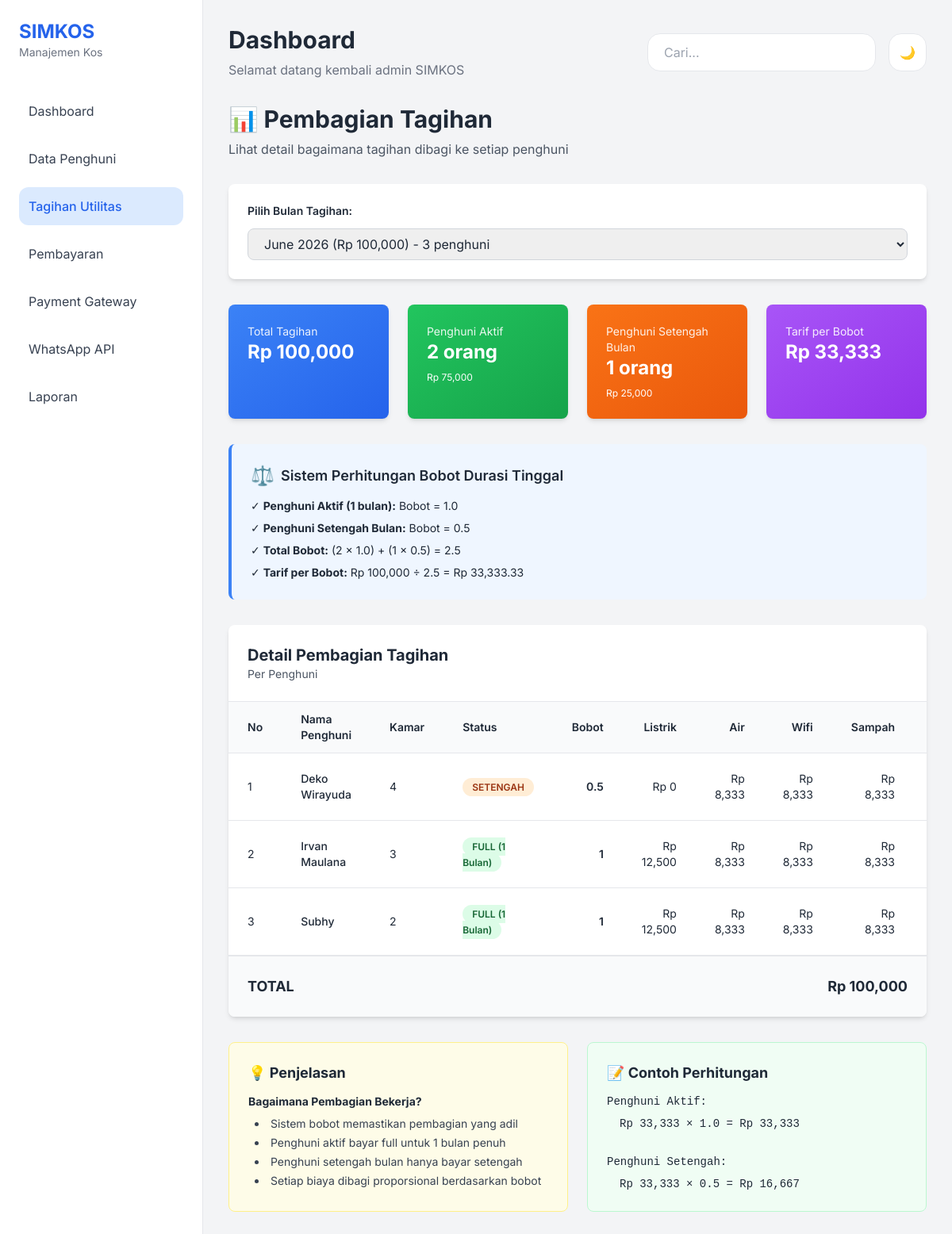
/tagihan/pembagian.php?tagihan_id=10, run on the app's committed database.
### tables this page shows
CREATE TABLE `tagihan_utilitas` (
  `id` int(11) NOT NULL,
  `bulan` varchar(20) NOT NULL,
  `tahun` year(4) NOT NULL,
  `biaya_listrik` decimal(12,2) DEFAULT 0.00,
  `biaya_air` decimal(12,2) DEFAULT 0.00,
  `biaya_wifi` decimal(12,2) DEFAULT 0.00,
  `biaya_sampah` decimal(12,2) DEFAULT 0.00,
  `total_penghuni` int(11) NOT NULL,
  `total_tagihan` decimal(12,2) NOT NULL,
  `total_bobot` decimal(10,2) NOT NULL,
  `tarif_per_bobot` decimal(12,2) NOT NULL,
  `tenggat_pembayaran` date NOT NULL,
  `created_at` timestamp NOT NULL DEFAULT current_timestamp()
);

CREATE TABLE `detail_tagihan` (
  `id` int(11) NOT NULL,
  `tagihan_id` int(11) NOT NULL,
  `penghuni_id` int(11) NOT NULL,
  `bobot` decimal(3,1) NOT NULL,
  `nominal_tagihan` decimal(12,2) NOT NULL,
  `status_bayar` enum('Belum Bayar','Lunas') DEFAULT 'Belum Bayar',
  `midtrans_order_id` varchar(100) DEFAULT NULL,
  `midtrans_va_number` varchar(50) DEFAULT NULL,
  `midtrans_va_bank` varchar(20) DEFAULT NULL,
  `midtrans_transaction_id` varchar(100) DEFAULT NULL,
  `midtrans_expiry` datetime DEFAULT NULL,
  `tagihan_listrik` decimal(12,2) DEFAULT 0.00,
  `tagihan_wifi` decimal(12,2) DEFAULT 0.00,
  `tagihan_air` decimal(12,2) DEFAULT 0.00,
  `tagihan_sampah` decimal(12,2) DEFAULT 0.00
);

CREATE TABLE `penghuni` (
  `no` int(11) NOT NULL,
  `no_kamar` int(11) NOT NULL,
  `nik` varchar(16) NOT NULL,
  `nama_lengkap` varchar(100) NOT NULL,
  `alamat` text NOT NULL,
  `no_hp` varchar(15) NOT NULL,
  `status_kamar` enum('Aktif','Tidak Aktif') DEFAULT 'Aktif',
  `status_pembayaran` enum('Lunas','Menunggak','Belum Lunas') DEFAULT 'Belum Lunas'
);

### tagihan/pembagian.php (the view, shortened to what this page needs)
<?php
include '../config/koneksi.php';
$qTagihan = mysqli_query($conn, "
    SELECT
        tu.id,
        tu.bulan,
        tu.tahun,
        tu.total_tagihan,
        tu.total_bobot,
        tu.created_at,
        COUNT(dt.id) as jumlah_penghuni
    FROM tagihan_utilitas tu
    LEFT JOIN detail_tagihan dt ON tu.id = dt.tagihan_id
    GROUP BY tu.id
    ORDER BY tu.tahun DESC, tu.bulan DESC
");
$daftar_tagihan = [];
if ($qTagihan) {
    while ($row = mysqli_fetch_assoc($qTagihan)) {
        $daftar_tagihan[] = $row;
    }
}
$selected_tagihan_id = isset($_GET['tagihan_id']) ? intval($_GET['tagihan_id']) : null;
$pembagian_data = null;
if ($selected_tagihan_id) {
    $qTagihanDetail = mysqli_query($conn, "
        SELECT
            dt.id,
            dt.penghuni_id,
            dt.bobot,
            dt.nominal_tagihan,
            dt.status_bayar,
            dt.tagihan_listrik,
            dt.tagihan_air,
            dt.tagihan_wifi,
            dt.tagihan_sampah,
            p.nama_lengkap,
            p.no_kamar,
            p.status_kamar,
            tu.bulan,
            tu.tahun,
            tu.total_tagihan,
            tu.total_bobot,
            tu.tarif_per_bobot,
            tu.biaya_listrik,
            tu.biaya_air,
            tu.biaya_wifi,
            tu.biaya_sampah
        FROM detail_tagihan dt
        JOIN penghuni p ON dt.penghuni_id = p.no
        JOIN tagihan_utilitas tu ON dt.tagihan_id = tu.id
        WHERE dt.tagihan_id = $selected_tagihan_id
        ORDER BY p.status_kamar DESC, p.nama_lengkap ASC
    ");
    if ($qTagihanDetail && mysqli_num_rows($qTagihanDetail) > 0) {
        $rows = [];
        while ($row = mysqli_fetch_assoc($qTagihanDetail)) {
            $rows[] = $row;
        }
        if (count($rows) > 0) {
            $pembagian_data = $rows;
        }
    }
}
?>
<!DOCTYPE html>
<html lang="id">
<head>
    <script src="https://cdn.tailwindcss.com"></script>
</head>
<body class="bg-gray-100 dark:bg-[#0f0f0f] text-gray-800 dark:text-white">
<?php include '../components/sidebar.php'; ?>
<div class="ml-64 p-8">
    <?php include '../components/topbar.php'; ?>
    <div class="max-w-7xl mx-auto">
        <div class="mb-8">
            <h1 class="text-3xl font-bold mb-2">📊 Pembagian Tagihan</h1>
            <p class="text-gray-600 dark:text-gray-400">Lihat detail bagaimana tagihan dibagi ke setiap penghuni</p>
        </div>
        <div class="bg-white dark:bg-gray-800 rounded-lg shadow-md p-6 mb-8">
            <label class="block text-sm font-semibold mb-3">Pilih Bulan Tagihan:</label>
            <?php if (count($daftar_tagihan) > 0): ?>
                <form method="GET" class="flex gap-4 items-end">
                    <select name="tagihan_id" class="flex-1 px-4 py-2 border border-gray-300 dark:border-gray-600 rounded-lg dark:bg-gray-700" onchange="this.form.submit()">
                        <?php foreach ($daftar_tagihan as $t): ?>
                            <option value="<?php echo $t['id']; ?>" <?php echo $selected_tagihan_id == $t['id'] ? 'selected' : ''; ?>>
                                <?php echo ucfirst($t['bulan']) . ' ' . $t['tahun']; ?>
                            </option>
                        <?php endforeach; ?>
                    </select>
                </form>
            <?php else: ?>
                <div class="bg-blue-50 dark:bg-blue-900 border border-blue-200 dark:border-blue-700 rounded-lg p-4">
                    <p class="text-blue-700 dark:text-blue-200">📋 Belum ada tagihan. <a href="buat_tagihan.php" class="font-bold underline">Buat tagihan baru</a></p>
                </div>
            <?php endif; ?>
        </div>
        <?php if ($pembagian_data): ?>
            <?php
                $first = $pembagian_data[0];
                $total_tagihan = floatval($first['total_tagihan']);
                $total_bobot = floatval($first['total_bobot']);
                $tarif_per_bobot = floatval($first['tarif_per_bobot']);
                $penghuni_aktif = 0;
                $penghuni_tidak_aktif = 0;
                $total_aktif = 0;
                $total_tidak_aktif = 0;
                foreach ($pembagian_data as $p) {
                    if ($p['status_kamar'] === 'Aktif') {
                        $penghuni_aktif++;
                        $total_aktif += floatval($p['nominal_tagihan']);
                    } else {
                        $penghuni_tidak_aktif++;
                        $total_tidak_aktif += floatval($p['nominal_tagihan']);
                    }
                }
            ?>
            <div class="grid grid-cols-1 md:grid-cols-4 gap-6 mb-8">
                <div class="bg-gradient-to-br from-blue-500 to-blue-600 rounded-lg shadow-md p-6 text-white">
                    <div class="text-sm opacity-90">Total Tagihan</div>
                    <div class="text-2xl font-bold">Rp <?php echo number_format($total_tagihan, 0); ?></div>
                </div>
                <div class="bg-gradient-to-br from-green-500 to-green-600 rounded-lg shadow-md p-6 text-white">
                    <div class="text-sm opacity-90">Penghuni Aktif</div>
                    <div class="text-2xl font-bold"><?php echo $penghuni_aktif; ?> orang</div>
                    <div class="text-xs mt-2">Rp <?php echo number_format($total_aktif, 0); ?></div>
                </div>
                <div class="bg-gradient-to-br from-orange-500 to-orange-600 rounded-lg shadow-md p-6 text-white">
                    <div class="text-sm opacity-90">Penghuni Setengah Bulan</div>
                    <div class="text-2xl font-bold"><?php echo $penghuni_tidak_aktif; ?> orang</div>
                    <div class="text-xs mt-2">Rp <?php echo number_format($total_tidak_aktif, 0); ?></div>
                </div>
                <div class="bg-gradient-to-br from-purple-500 to-purple-600 rounded-lg shadow-md p-6 text-white">
                    <div class="text-sm opacity-90">Tarif per Bobot</div>
                    <div class="text-2xl font-bold">Rp <?php echo number_format($tarif_per_bobot, 0); ?></div>
                </div>
            </div>
            <div class="bg-blue-50 dark:bg-blue-900 border-l-4 border-blue-500 rounded-lg p-6 mb-8">
                <h3 class="font-semibold text-lg mb-3 flex items-center">
                    <span class="text-2xl mr-2">⚖️</span> Sistem Perhitungan Bobot Durasi Tinggal
                </h3>
                <div class="space-y-2 text-sm">
                    <p>✓ <strong>Penghuni Aktif (1 bulan):</strong> Bobot = 1.0</p>
                    <p>✓ <strong>Penghuni Setengah Bulan:</strong> Bobot = 0.5</p>
                    <p>✓ <strong>Total Bobot:</strong> (<?php echo $penghuni_aktif; ?> × 1.0) + (<?php echo $penghuni_tidak_aktif; ?> × 0.5) = <?php echo $total_bobot; ?></p>
                    <p>✓ <strong>Tarif per Bobot:</strong> Rp <?php echo number_format($total_tagihan, 0); ?> ÷ <?php echo $total_bobot; ?> = Rp <?php echo number_format($tarif_per_bobot, 2); ?></p>
                </div>
            </div>
            <div class="bg-white dark:bg-gray-800 rounded-lg shadow-md overflow-hidden">
                <div class="p-6 border-b border-gray-200 dark:border-gray-700">
                    <h2 class="text-xl font-bold">Detail Pembagian Tagihan</h2>
                    <p class="text-sm text-gray-600 dark:text-gray-400">Per Penghuni</p>
                </div>
                <div class="overflow-x-auto">
                    <table class="w-full">
                        <thead>
                            <tr class="bg-gray-50 dark:bg-gray-700 border-b border-gray-200 dark:border-gray-600">
                                <th class="px-6 py-3 text-left text-sm font-semibold">No</th>
                                <th class="px-6 py-3 text-left text-sm font-semibold">Nama Penghuni</th>
                                <th class="px-6 py-3 text-left text-sm font-semibold">Kamar</th>
                                <th class="px-6 py-3 text-left text-sm font-semibold">Status</th>
                                <th class="px-6 py-3 text-right text-sm font-semibold">Bobot</th>
                                <th class="px-6 py-3 text-right text-sm font-semibold">Listrik</th>
                                <th class="px-6 py-3 text-right text-sm font-semibold">Air</th>
                                <th class="px-6 py-3 text-right text-sm font-semibold">Wifi</th>
                                <th class="px-6 py-3 text-right text-sm font-semibold">Sampah</th>
                                <th class="px-6 py-3 text-right text-sm font-semibold">Total Tagihan</th>
                            </tr>
                        </thead>
                        <tbody>
                            <?php $no = 1; foreach ($pembagian_data as $p): ?>
                                <tr class="border-b border-gray-200 dark:border-gray-700 hover:bg-gray-50 dark:hover:bg-gray-700 transition">
                                    <td class="px-6 py-3 text-sm"><?php echo $no++; ?></td>
                                    <td class="px-6 py-3 text-sm font-medium"><?php echo $p['nama_lengkap']; ?></td>
                                    <td class="px-6 py-3 text-sm"><?php echo $p['no_kamar']; ?></td>
                                    <td class="px-6 py-3 text-sm">
                                        <?php if ($p['status_kamar'] === 'Aktif'): ?>
                                            <span class="px-3 py-1 bg-green-100 dark:bg-green-900 text-green-800 dark:text-green-200 rounded-full text-xs font-semibold">FULL (1 Bulan)</span>
                                        <?php else: ?>
                                            <span class="px-3 py-1 bg-orange-100 dark:bg-orange-900 text-orange-800 dark:text-orange-200 rounded-full text-xs font-semibold">SETENGAH</span>
                                        <?php endif; ?>
                                    </td>
                                    <td class="px-6 py-3 text-sm text-right font-semibold"><?php echo floatval($p['bobot']); ?></td>
                                    <td class="px-6 py-3 text-sm text-right">Rp <?php echo number_format(floatval($p['tagihan_listrik']), 0); ?></td>
                                    <td class="px-6 py-3 text-sm text-right">Rp <?php echo number_format(floatval($p['tagihan_air']), 0); ?></td>
                                    <td class="px-6 py-3 text-sm text-right">Rp <?php echo number_format(floatval($p['tagihan_wifi']), 0); ?></td>
                                    <td class="px-6 py-3 text-sm text-right">Rp <?php echo number_format(floatval($p['tagihan_sampah']), 0); ?></td>
                                    <td class="px-6 py-3 text-sm text-right font-bold text-lg">Rp <?php echo number_format(floatval($p['nominal_tagihan']), 0); ?></td>
                                </tr>
                            <?php endforeach; ?>
                        </tbody>
                    </table>
                </div>
                <div class="p-6 bg-gray-50 dark:bg-gray-700 border-t border-gray-200 dark:border-gray-600">
                    <div class="flex justify-between items-center font-bold text-lg">
                        <span>TOTAL</span>
                        <span>Rp <?php echo number_format($total_tagihan, 0); ?></span>
                    </div>
                </div>
            </div>
            <div class="mt-8 grid grid-cols-1 md:grid-cols-2 gap-6">
                <div class="bg-yellow-50 dark:bg-yellow-900 border border-yellow-200 dark:border-yellow-700 rounded-lg p-6">
                    <h3 class="font-bold text-lg mb-3">💡 Penjelasan</h3>
                    <div class="space-y-2 text-sm">
                        <p><strong>Bagaimana Pembagian Bekerja?</strong></p>
                        <ul class="list-disc list-inside space-y-1 ml-2 text-gray-700 dark:text-gray-300">
                            <li>Sistem bobot memastikan pembagian yang adil</li>
                            <li>Penghuni aktif bayar full untuk 1 bulan penuh</li>
                            <li>Penghuni setengah bulan hanya bayar setengah</li>
                            <li>Setiap biaya dibagi proporsional berdasarkan bobot</li>
                        </ul>
                    </div>
                </div>
                <div class="bg-green-50 dark:bg-green-900 border border-green-200 dark:border-green-700 rounded-lg p-6">
                    <h3 class="font-bold text-lg mb-3">📝 Contoh Perhitungan</h3>
                    <div class="space-y-2 text-sm font-mono">
                        <p>Penghuni Aktif:</p>
                        <p class="ml-4">Rp <?php echo number_format($tarif_per_bobot, 0); ?> × 1.0 = Rp <?php echo number_format($tarif_per_bobot * 1, 0); ?></p>
                        <br />
                        <p>Penghuni Setengah:</p>
                        <p class="ml-4">Rp <?php echo number_format($tarif_per_bobot, 0); ?> × 0.5 = Rp <?php echo number_format($tarif_per_bobot * 0.5, 0); ?></p>
                    </div>
                </div>
            </div>
        <?php else: ?>
            <div class="bg-blue-50 dark:bg-blue-900 border border-blue-200 dark:border-blue-700 rounded-lg p-8 text-center">
                <p class="text-lg text-gray-700 dark:text-gray-300">📋 Pilih bulan tagihan untuk melihat detail pembagian</p>
            </div>
        <?php endif; ?>
    </div>
</div>
</body>
</html>

### tagihan/pembagian.php (style rules this page uses)
body { font-family: 'Inter', sans-serif; }

### data on the page
tagihan_utilitas: total_tagihan "100,000", tarif_per_bobot "33,333", total_bobot "2.5", tarif_per_bobot "33,333.33", $tarif_per_bobot*1 "33,333", $tarif_per_bobot*0.5 "16,667"
detail_tagihan: penghuni.nama_lengkap "Deko Wirayuda", penghuni.no_kamar "4", shows "SETENGAH", bobot "0.5", tagihan_listrik "0", tagihan_air "8,333", tagihan_wifi "8,333", tagihan_sampah "8,333"
detail_tagihan: penghuni.nama_lengkap "Irvan Maulana", penghuni.no_kamar "3", shows "FULL (1 Bulan)", bobot "1", tagihan_listrik "12,500", tagihan_air "8,333", tagihan_wifi "8,333", tagihan_sampah "8,333"
detail_tagihan: penghuni.nama_lengkap "Subhy", penghuni.no_kamar "2", shows "FULL (1 Bulan)", bobot "1", tagihan_listrik "12,500", tagihan_air "8,333", tagihan_wifi "8,333", tagihan_sampah "8,333"

### other printed values
$penghuni_aktif "2"
$total_aktif "75,000"
$penghuni_tidak_aktif "1"
$total_tidak_aktif "25,000"
form field tagihan_id "June 2026 (Rp 100,000) - 3 penghuni"
